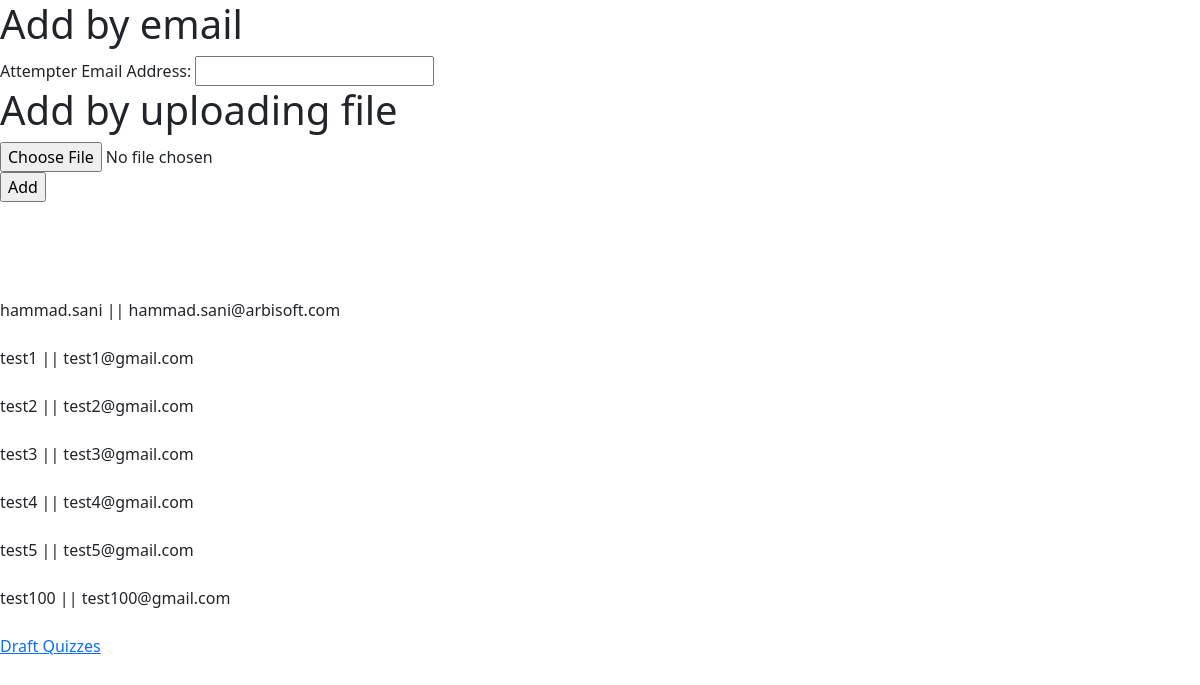
The page /quiz_management/add_quiz_attempter/1/ (signed in) on the database its author committed.
### quiz_management/models.py (models this page shows)
class QuizAndQuizAttempter(models.Model):
    quiz_attempter = models.ForeignKey(QuizAttempter, on_delete=models.CASCADE)
    quiz = models.ForeignKey(Quiz, on_delete=models.CASCADE)
    is_attempted = models.BooleanField(default=False)

### quiz_management/decorators.py (the view)
    def check_host(request, *args, **kwargs):
        if request.user.is_authenticated and not request.user.is_superuser:
            try:
                is_quiz_attempter = QuizAttempter.objects.get(id=request.user.id).is_quiz_attempter
                if not is_quiz_attempter:
                    return view_function(request, *args, **kwargs)
            except QuizAttempter.DoesNotExist:
                return view_function(request, *args, **kwargs)
        return HttpResponse("You are not Host/")

### quiz_management/forms.py
class QuizAttempterForm(forms.ModelForm):
    class Meta:
        model = QuizAttempter
        fields = ['email']
        labels = {'email': "Attempter Email Address"}

### quiz_management/templates/quiz_management/add_quiz_attempter.html (shortened to what this page needs)
{% extends "base.html" %}
{% block content %}
    <form action="" method='POST' enctype="multipart/form-data" novalidate>
        <h1>Add by email</h1>
        {{ quiz_attempter_form }}
        <h1>Add by uploading file</h1>
        <input type="file" name="students_emails_file">
        <br>
        <input type="submit" value="Add">
    </form>
    <br> <br>
    <br> <br>
    {% if quiz_attempters %}
        {% for quiz_attempter in quiz_attempters %}
            {{ quiz_attempter.quiz_attempter.username }} || {{ quiz_attempter.quiz_attempter.email }} </a> <br> <br>
        {% endfor %}
    {% else %}
    <h3>No quiz attempter added</h3>
    {% endif %}
    <a href="{% url "draftquizzes" %}">Draft Quizzes</a>
{% endblock content %}

### rows shown on the page
QuizAndQuizAttempter: quiz_attempter.username "hammad.sani", quiz_attempter.email "hammad.sani@arbisoft.com"
QuizAndQuizAttempter: quiz_attempter.username "test1", quiz_attempter.email "test1@gmail.com"
QuizAndQuizAttempter: quiz_attempter.username "test2", quiz_attempter.email "test2@gmail.com"
QuizAndQuizAttempter: quiz_attempter.username "test3", quiz_attempter.email "test3@gmail.com"
QuizAndQuizAttempter: quiz_attempter.username "test4", quiz_attempter.email "test4@gmail.com"
QuizAndQuizAttempter: quiz_attempter.username "test5", quiz_attempter.email "test5@gmail.com"
QuizAndQuizAttempter: quiz_attempter.username "test100", quiz_attempter.email "test100@gmail.com"
